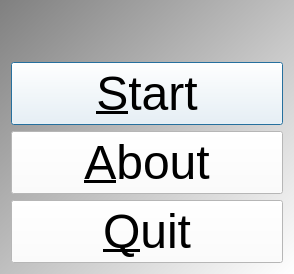
<?xml version="1.0" encoding="UTF-8"?>
<ui version="4.0">
 <class>QtTestPolyFileMenuDialog</class>
 <widget class="QDialog" name="QtTestPolyFileMenuDialog">
  <property name="geometry">
   <rect>
    <x>0</x>
    <y>0</y>
    <width>294</width>
    <height>274</height>
   </rect>
  </property>
  <property name="font">
   <font>
    <pointsize>36</pointsize>
   </font>
  </property>
  <property name="windowTitle">
   <string>TestPolyFile</string>
  </property>
  <property name="styleSheet">
   <string notr="true">QDialog { 
background-color: qlineargradient(x1: 0, y1: 0, x2: 1, y2: 1, stop: 0  #808080, stop: 1 #ffffff);
}
QPushButton { background-color: rgb(255, 255, 255);  }
QPushButton { color: rgb(0,0,0); }
QPushButton { font: 32px, &quot;monospace&quot; }</string>
  </property>
  <layout class="QVBoxLayout" name="verticalLayout">
   <item>
    <spacer name="verticalSpacer">
     <property name="orientation">
      <enum>Qt::Vertical</enum>
     </property>
     <property name="sizeHint" stdset="0">
      <size>
       <width>20</width>
       <height>40</height>
      </size>
     </property>
    </spacer>
   </item>
   <item>
    <widget class="QPushButton" name="button_start">
     <property name="text">
      <string>&amp;Start</string>
     </property>
    </widget>
   </item>
   <item>
    <widget class="QPushButton" name="button_about">
     <property name="text">
      <string>&amp;About</string>
     </property>
    </widget>
   </item>
   <item>
    <widget class="QPushButton" name="button_quit">
     <property name="text">
      <string>&amp;Quit</string>
     </property>
    </widget>
   </item>
  </layout>
 </widget>
 <resources/>
 <connections/>
</ui>
